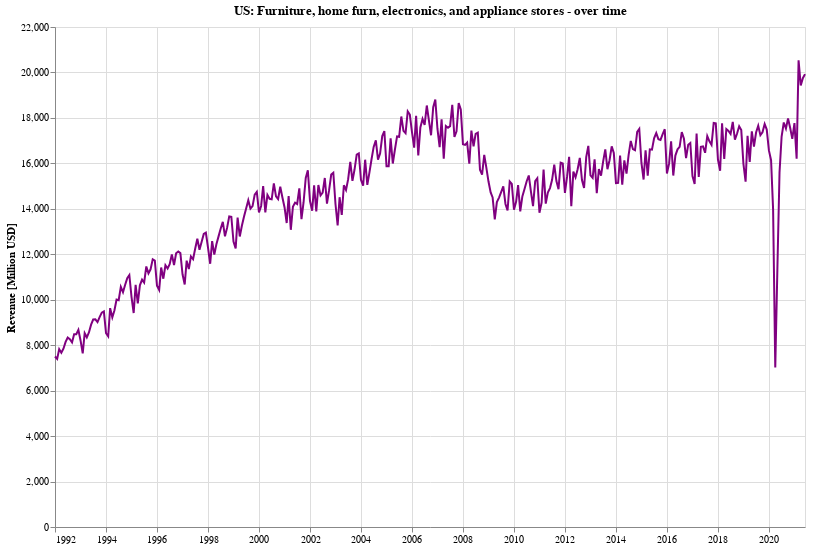

This figure's notebook cell:
### Markdown cell above
### What is the trend for home furnishing retail stores?

### Code cell
def doLineChartFor(metric, df, yLabel='Revenue [Million USD]', color='purple'):
    return alt.Chart(df.reset_index()[['dt', metric]].dropna()).mark_line(color=color).encode(
        alt.X('dt:T', axis=alt.Axis(title='')),
        alt.Y(f'{metric}:Q', axis=alt.Axis(title=yLabel)),
        tooltip=[alt.Tooltip('dt:T'), alt.Tooltip(f'{metric}:Q', title='$', format=",.0f")]
    ).properties(
        title=f'US: {metric} - over time',
        height=500,
        width=750
    )
    
doLineChartFor('Furniture, home furn, electronics, and appliance stores', df_combined)

### Figure 1 — Vega-Lite specification as saved in the notebook (floating-point values rounded to 4 significant figures; data arrays with more than 128 entries replaced by an {"elided": "..."} marker saying what was removed)
{"config": {"view": {"continuousWidth": 400, "continuousHeight": 300}}, "data": {"name": "data-8ae5cd40006331338699e46032342b38"}, "mark": {"type": "line", "color": "purple"}, "encoding": {"tooltip": [{"type": "temporal", "field": "dt"}, {"type": "quantitative", "field": "Furniture, home furn, electronics, and appliance stores", "format": ",.0f", "title": "$"}], "x": {"type": "temporal", "axis": {"title": ""}, "field": "dt"}, "y": {"type": "quantitative", "axis": {"title": "Revenue [Million USD]"}, "field": "Furniture, home furn, electronics, and appliance stores"}}, "height": 500, "title": "US: Furniture, home furn, electronics, and appliance stores - over time", "width": 750, "$schema": "https://vega.github.io/schema/vega-lite/v4.8.1.json", "datasets": {"data-8ae5cd40006331338699e46032342b38": {"elided": "354 records"}}}
